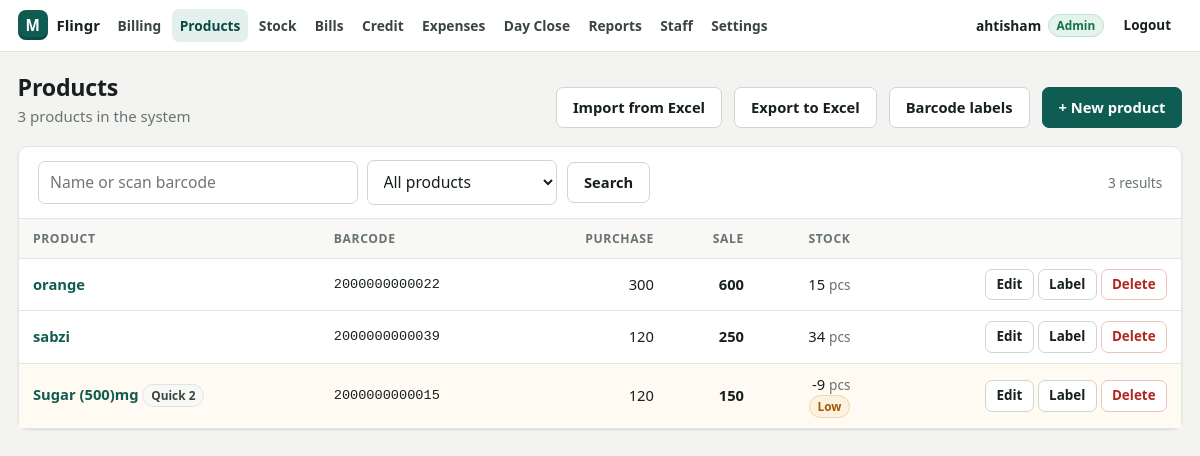
Before: /products.php (signed in) with the older database file.
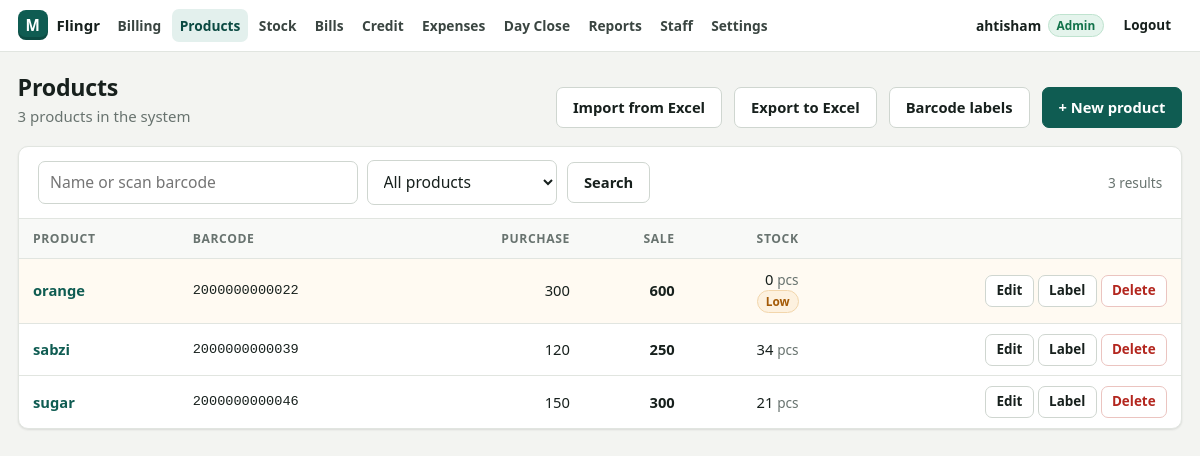
After: the same page with the newer database file.
### tables this page shows
CREATE TABLE IF NOT EXISTS products (
        id INT UNSIGNED NOT NULL AUTO_INCREMENT PRIMARY KEY,
        barcode VARCHAR(64) NULL,
        name VARCHAR(190) NOT NULL,
        unit VARCHAR(10) NOT NULL DEFAULT 'pcs',
        purchase_price DECIMAL(12,2) NOT NULL DEFAULT 0,
        sale_price DECIMAL(12,2) NOT NULL DEFAULT 0,
        stock DECIMAL(12,3) NOT NULL DEFAULT 0,
        low_stock DECIMAL(12,3) NULL,
        quick_key INT NULL,
        deleted_at DATETIME NULL,
        created_at DATETIME NOT NULL,
        updated_at DATETIME NOT NULL
    );

### inc/helpers.php (called while the page is built, shortened)
<?php
function e($v): string
{
    return htmlspecialchars((string)($v ?? ''), ENT_QUOTES, 'UTF-8');
}
function money($n): string
{
    $n = (float)$n;
    $dec = (abs($n - round($n)) < 0.005) ? 0 : 2;
    return number_format($n, $dec);
}
function qty($n): string
{
    $n = (float)$n;
    if (abs($n - round($n)) < 0.0005) {
        return (string)(int)round($n);
    }
    return rtrim(rtrim(number_format($n, 3, '.', ''), '0'), '.');
}
function setting(string $key, ?string $default = null): ?string
{
    global $SETTINGS_CACHE;
    if ($SETTINGS_CACHE === null) {
        $SETTINGS_CACHE = [];
        try {
            foreach (db()->query('SELECT k, v FROM settings') as $row) {
                $SETTINGS_CACHE[$row['k']] = $row['v'];
            }
        } catch (Throwable $e) {
        }
    }
    return $SETTINGS_CACHE[$key] ?? $default;
}

### inc/db.php (called while the page is built, shortened)
<?php
function db(?array $override = null): PDO
{
    static $pdo = null;
    if ($pdo === null) {
        global $CONFIG;
        $pdo = make_pdo($CONFIG['db']);
    }
    return $pdo;
}
function make_pdo(array $c): PDO
{
    $opts = [
        PDO::ATTR_ERRMODE            => PDO::ERRMODE_EXCEPTION,
        PDO::ATTR_DEFAULT_FETCH_MODE => PDO::FETCH_ASSOC,
        PDO::ATTR_EMULATE_PREPARES   => false,
    ];
    $dsn = sprintf('mysql:host=%s;port=%d;dbname=%s;charset=utf8mb4',
        $c['host'] ?? 'localhost', (int)($c['port'] ?? 3306), $c['name']);
    $pdo = new PDO($dsn, $c['user'], $c['pass'], $opts);
    $pdo->exec("SET time_zone = '" . date('P') . "'");
    return $pdo;
}
function q(string $sql, array $params = []): array
{
    $st = db()->prepare($sql);
    $st->execute($params);
    return $st->fetchAll();
}
function q1(string $sql, array $params = []): ?array
{
    $st = db()->prepare($sql);
    $st->execute($params);
    $row = $st->fetch();
    return $row === false ? null : $row;
}
function qv(string $sql, array $params = [])
{
    $st = db()->prepare($sql);
    $st->execute($params);
    $v = $st->fetchColumn();
    return $v === false ? null : $v;
}

### inc/backup_lib.php (called while the page is built, shortened)
<?php
function backup_dump($out): void
{
    fwrite($out, "-- MartPOS backup\n-- Shop: " . str_replace("\n", ' ', (string)setting('shop_name')) . "\n-- Time: " . now() . "\n");
}
function backup_to_file(string $prefix): ?string
{
    $dir = ROOT . '/storage/backups';
    $path = $dir . '/' . $prefix . '-' . date('Ymd-His') . '.sql';
    $fh = @fopen($path, 'w');
    backup_dump($fh);
    return $path;
}
function auto_backup_if_due(): void
{
    if (setting('auto_backup_day') === date('Y-m-d')) {
        return;
    }
    try {
        backup_to_file('auto');
    } catch (Throwable $e) {
        error_log('MartPOS auto backup: ' . $e->getMessage());
    }
}

### inc/auth.php (called while the page is built, shortened)
<?php
function current_user(): ?array
{
    static $user = false;
    if ($user !== false) {
        return $user;
    }
    $id = $_SESSION['user']['id'] ?? null;
    $row = q1('SELECT id, username, full_name, role, active, pin_hash FROM users WHERE id = ?', [(int)$id]);
    $user = [
        'id' => (int)$row['id'],
        'username' => $row['username'],
        'name' => $row['full_name'] ?: $row['username'],
        'role' => $row['role'] === 'staff' ? 'staff' : 'admin',
        'has_pin' => !empty($row['pin_hash']),
    ];
    return $user;
}
function require_login(): void
{
    if (current_user()) {
        return;
    }
}
function require_admin(): void
{
    require_login();
}

### inc/products_lib.php (called while the page is built, shortened)
<?php
function low_stock_level(array $p): float
{
    return $p['low_stock'] !== null ? (float)$p['low_stock'] : (float)setting('low_stock', '5');
}

### products.php (the view, shortened to what this page needs)
<?php
require __DIR__ . '/inc/products_lib.php';
require_admin();
$s = trim($_GET['s'] ?? '');
$f = $_GET['f'] ?? '';
$page = max(1, (int)($_GET['page'] ?? 1));
$per = 50;
$defLow = (float)setting('low_stock', '5');
$where = ['deleted_at IS NULL'];
$params = [];
$w = implode(' AND ', $where);
$total = (int)qv("SELECT COUNT(*) FROM products WHERE $w", $params);
$pages = max(1, (int)ceil($total / $per));
$page = min($page, $pages);
$order = $f === 'quick' ? 'quick_key, name' : 'name';
$rows = q("SELECT * FROM products WHERE $w ORDER BY $order LIMIT $per OFFSET " . (($page - 1) * $per), $params);
$all = (int)qv('SELECT COUNT(*) FROM products WHERE deleted_at IS NULL');
layout_start('Products', 'products');
?>
<div class="page-head">
    <div>
        <h1>Products</h1>
        <p class="muted"><?= number_format($all) ?> products in the system</p>
    </div>
    <div class="row">
        <a class="btn" href="import.php">Import from Excel</a>
        <a class="btn" href="products.php?export=1">Export to Excel</a>
        <a class="btn" href="labels.php">Barcode labels</a>
        <a class="btn primary" href="product_form.php">+ New product</a>
    </div>
</div>
<div class="card">
    <form class="toolbar" method="get">
        <input class="input" type="search" name="s" value="<?= e($s) ?>" placeholder="Name or scan barcode" autofocus>
        <select class="input" name="f" style="max-width:190px" onchange="this.form.submit()">
            <option value="">All products</option>
        </select>
        <button class="btn" type="submit">Search</button>
        <span class="muted small"><?= number_format($total) ?> results</span>
    </form>
    <?php if (!$rows): ?>
        <div class="empty">
            <?php if ($all === 0): ?>
                <p><b>No products yet.</b></p>
                <p>Scan a product to add it, or import many at once from an Excel file.</p>
                <a class="btn primary" href="product_form.php">+ Add your first product</a>
            <?php else: ?>
                No products found.
            <?php endif; ?>
        </div>
    <?php else: ?>
    <div class="table-wrap">
        <table class="table">
            <thead><tr>
                <th>Product</th><th>Barcode</th><th class="num">Purchase</th><th class="num">Sale</th><th class="num">Stock</th><th></th>
            </tr></thead>
            <tbody>
            <?php foreach ($rows as $p):
                $low = (float)$p['stock'] <= low_stock_level($p); ?>
                <tr class="<?= $low ? 'is-low' : '' ?>">
                    <td>
                        <a href="product_form.php?id=<?= (int)$p['id'] ?>"><b><?= e($p['name']) ?></b></a>
                        <?php if ($p['quick_key'] !== null): ?> <span class="badge">Quick <?= (int)$p['quick_key'] ?></span><?php endif; ?>
                    </td>
                    <td class="mono small"><?= $p['barcode'] ? e($p['barcode']) : '<span class="muted">—</span>' ?></td>
                    <td class="num"><?= money($p['purchase_price']) ?></td>
                    <td class="num"><b><?= money($p['sale_price']) ?></b></td>
                    <td class="num">
                        <?= qty($p['stock']) ?> <span class="muted small"><?= e($p['unit']) ?></span>
                        <?php if ($low): ?><br><span class="badge warn">Low</span><?php endif; ?>
                    </td>
                    <td class="actions">
                        <a class="btn sm" href="product_form.php?id=<?= (int)$p['id'] ?>">Edit</a>
                        <a class="btn sm" href="labels.php?id=<?= (int)$p['id'] ?>">Label</a>
                        <form method="post" onsubmit="return confirm('<?= e(addslashes($p['name'])) ?> — delete this product?')">
                            <button class="btn sm danger-ghost" type="submit">Delete</button>
                        </form>
                    </td>
                </tr>
            <?php endforeach; ?>
            </tbody>
        </table>
    </div>
    <?php endif; ?>
</div>
<?php layout_end();

### inc/layout.php (shortened to what this page needs)
<?php
function nav_items(): array
{
    return [
        'billing'   => ['Billing', 'billing.php', 'M3 5h18v4H3zM5 9v10h14V9M9 13h6', 'billing'],
        'products'  => ['Products', 'products.php', 'M4 7l8-4 8 4-8 4-8-4zm0 0v10l8 4 8-4V7M12 11v10', 'admin'],
        'stock'     => ['Stock', 'stock.php', 'M4 20V10M10 20V4M16 20v-7M22 20H2', 'stock_in'],
        'sales'     => ['Bills', 'sales.php', 'M6 2h12v20l-3-2-3 2-3-2-3 2V2zM9 7h6M9 11h6M9 15h4', 'sales_own'],
        'customers' => ['Credit', 'customers.php', 'M16 21v-2a4 4 0 00-4-4H6a4 4 0 00-4 4v2M9 11a4 4 0 100-8 4 4 0 000 8zM19 8v6M22 11h-6', 'customers'],
        'expenses'  => ['Expenses', 'expenses.php', 'M3 7h18v12H3zM3 7l3-4h12l3 4M16 13h2', 'expense'],
        'hisaab'    => ['Day Close', 'hisaab.php', 'M5 3h14v18H5zM8 7h8M8 11h2M12 11h2M8 15h2M12 15h4', 'hisaab_close'],
        'reports'   => ['Reports', 'reports.php', 'M3 3v18h18M7 15l4-4 3 3 5-6', 'admin'],
        'users'     => ['Staff', 'users.php', 'M17 21v-2a4 4 0 00-4-4H5a4 4 0 00-4 4v2M9 11a4 4 0 100-8 4 4 0 000 8zM23 21v-2a4 4 0 00-3-3.9M16 3.1a4 4 0 010 7.8', 'admin'],
        'settings'  => ['Settings', 'settings.php', 'M12 15a3 3 0 100-6 3 3 0 000 6zM19.4 15a1.6 1.6 0 00.3 1.8l.1.1a2 2 0 11-2.8 2.8l-.1-.1a1.6 1.6 0 00-1.8-.3 1.6 1.6 0 00-1 1.5V21a2 2 0 11-4 0v-.1a1.6 1.6 0 00-1-1.5 1.6 1.6 0 00-1.8.3l-.1.1a2 2 0 11-2.8-2.8l.1-.1a1.6 1.6 0 00.3-1.8 1.6 1.6 0 00-1.5-1H3a2 2 0 110-4h.1a1.6 1.6 0 001.5-1 1.6 1.6 0 00-.3-1.8l-.1-.1a2 2 0 112.8-2.8l.1.1a1.6 1.6 0 001.8.3H9a1.6 1.6 0 001-1.5V3a2 2 0 114 0v.1a1.6 1.6 0 001 1.5 1.6 1.6 0 001.8-.3l.1-.1a2 2 0 112.8 2.8l-.1.1a1.6 1.6 0 00-.3 1.8V9a1.6 1.6 0 001.5 1H21a2 2 0 110 4h-.1a1.6 1.6 0 00-1.5 1z', 'login'],
    ];
}
function nav_allowed(string $perm): bool
{
    return $perm === 'login' ? (bool)current_user() : ($perm === 'admin' ? is_admin() : can($perm));
}
function icon(string $path, int $size = 20): string
{
    return '<svg width="' . $size . '" height="' . $size . '" viewBox="0 0 24 24" fill="none" stroke="currentColor" stroke-width="1.8" stroke-linecap="round" stroke-linejoin="round" aria-hidden="true"><path d="' . $path . '"/></svg>';
}
function layout_start(string $title, string $active = ''): void
{
    if (is_admin()) {
        require_once __DIR__ . '/backup_lib.php';
        auto_backup_if_due();
    }
    $shop = setting('shop_name', 'MartPOS');
    ?><!doctype html>
<html lang="en">
<head>
<link rel="stylesheet" href="assets/css/app.css?v=<?= APP_VERSION ?>">
</head>
<body class="admin">
<header class="topbar">
    <a class="brand" href="billing.php"><span class="brand-mark sm">M</span><span><?= e($shop) ?></span></a>
    <nav class="nav">
        <?php foreach (nav_items() as $key => [$label, $href, $ico, $perm]): if (!nav_allowed($perm)) continue; ?>
            <a href="<?= e($href) ?>" class="<?= $key === $active ? 'active' : '' ?>"><?= icon($ico, 18) ?><span><?= e($label) ?></span></a>
        <?php endforeach; ?>
    </nav>
    <div class="topbar-right">
        <?php if ($u = current_user()): ?>
            <span class="who"><b><?= e($u['name']) ?></b><span class="badge <?= $u['role'] === 'admin' ? 'ok' : '' ?>"><?= $u['role'] === 'admin' ? 'Admin' : 'Staff' ?></span></span>
        <?php endif; ?>
        <form method="post" action="logout.php"><?= csrf_field() ?><button class="btn ghost sm" type="submit">Logout</button></form>
    </div>
</header>
<main class="page">
    <?php endforeach;
}
function layout_end(array $scripts = []): void
{
    ?>
</main>
</body>
</html>
<?php
}

Changed rows visible on the page:
no longer on this page (row edited): products: name "Sugar (500)mg", quick_key "2", barcode "2000000000015", purchase_price "120", sale_price "150", stock "-9", unit "pcs", low_stock "Low"
changed products "orange": stock "15" → "0"; now shows "Low"
added products: name "sugar", barcode "2000000000046", purchase_price "150", sale_price "300", stock "21", unit "pcs"
